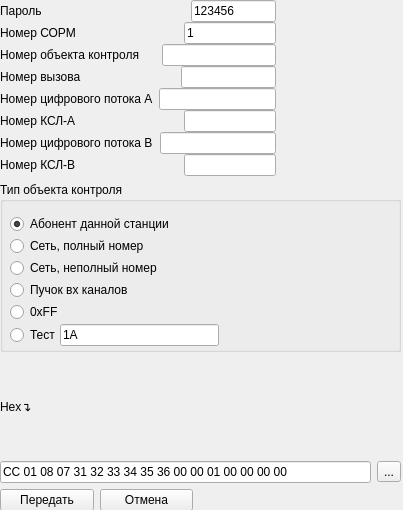
<?xml version="1.0" encoding="UTF-8"?>
<ui version="4.0">
 <class>form_command_8</class>
 <widget class="QWidget" name="form_command_8">
  <property name="geometry">
   <rect>
    <x>0</x>
    <y>0</y>
    <width>403</width>
    <height>510</height>
   </rect>
  </property>
  <property name="windowTitle">
   <string>Команда № 8 «Освобождение КСЛ»</string>
  </property>
  <widget class="QWidget" name="layoutWidget">
   <property name="geometry">
    <rect>
     <x>0</x>
     <y>0</y>
     <width>401</width>
     <height>511</height>
    </rect>
   </property>
   <layout class="QVBoxLayout" name="verticalLayout_2">
    <item>
     <layout class="QVBoxLayout" name="verticalLayout_3">
      <property name="spacing">
       <number>0</number>
      </property>
      <item>
       <layout class="QHBoxLayout" name="horizontalLayout">
        <property name="spacing">
         <number>149</number>
        </property>
        <property name="rightMargin">
         <number>125</number>
        </property>
        <item>
         <widget class="QLabel" name="label">
          <property name="text">
           <string>Пароль</string>
          </property>
         </widget>
        </item>
        <item>
         <widget class="QLineEdit" name="lineEdit">
          <property name="text">
           <string>123456</string>
          </property>
         </widget>
        </item>
       </layout>
      </item>
      <item>
       <layout class="QHBoxLayout" name="horizontalLayout_2">
        <property name="spacing">
         <number>108</number>
        </property>
        <property name="rightMargin">
         <number>125</number>
        </property>
        <item>
         <widget class="QLabel" name="label_2">
          <property name="text">
           <string>Номер СОРМ</string>
          </property>
         </widget>
        </item>
        <item>
         <widget class="QLineEdit" name="lineEdit_2">
          <property name="text">
           <string>1</string>
          </property>
         </widget>
        </item>
       </layout>
      </item>
      <item>
       <layout class="QHBoxLayout" name="horizontalLayout_3">
        <property name="spacing">
         <number>22</number>
        </property>
        <property name="rightMargin">
         <number>125</number>
        </property>
        <item>
         <widget class="QLabel" name="label_3">
          <property name="text">
           <string>Номер объекта контроля</string>
          </property>
         </widget>
        </item>
        <item>
         <widget class="QLineEdit" name="lineEdit_3">
          <property name="text">
           <string/>
          </property>
         </widget>
        </item>
       </layout>
      </item>
      <item>
       <layout class="QHBoxLayout" name="horizontalLayout_5">
        <property name="spacing">
         <number>100</number>
        </property>
        <property name="rightMargin">
         <number>125</number>
        </property>
        <item>
         <widget class="QLabel" name="label_5">
          <property name="text">
           <string>Номер вызова</string>
          </property>
         </widget>
        </item>
        <item>
         <widget class="QLineEdit" name="lineEdit_5">
          <property name="text">
           <string/>
          </property>
         </widget>
        </item>
       </layout>
      </item>
      <item>
       <layout class="QHBoxLayout" name="horizontalLayout_8">
        <property name="spacing">
         <number>6</number>
        </property>
        <property name="rightMargin">
         <number>125</number>
        </property>
        <item>
         <widget class="QLabel" name="label_8">
          <property name="text">
           <string>Номер цифрового потока А</string>
          </property>
         </widget>
        </item>
        <item>
         <widget class="QLineEdit" name="lineEdit_8"/>
        </item>
       </layout>
      </item>
      <item>
       <layout class="QHBoxLayout" name="horizontalLayout_11">
        <property name="spacing">
         <number>108</number>
        </property>
        <property name="rightMargin">
         <number>125</number>
        </property>
        <item>
         <widget class="QLabel" name="label_10">
          <property name="text">
           <string>Номер КСЛ-А</string>
          </property>
         </widget>
        </item>
        <item>
         <widget class="QLineEdit" name="lineEdit_10"/>
        </item>
       </layout>
      </item>
      <item>
       <layout class="QHBoxLayout" name="horizontalLayout_9">
        <property name="spacing">
         <number>7</number>
        </property>
        <property name="rightMargin">
         <number>125</number>
        </property>
        <item>
         <widget class="QLabel" name="label_9">
          <property name="text">
           <string>Номер цифрового потока В</string>
          </property>
         </widget>
        </item>
        <item>
         <widget class="QLineEdit" name="lineEdit_9"/>
        </item>
       </layout>
      </item>
      <item>
       <layout class="QHBoxLayout" name="horizontalLayout_12">
        <property name="spacing">
         <number>108</number>
        </property>
        <property name="rightMargin">
         <number>125</number>
        </property>
        <item>
         <widget class="QLabel" name="label_11">
          <property name="text">
           <string>Номер КСЛ-В</string>
          </property>
         </widget>
        </item>
        <item>
         <widget class="QLineEdit" name="lineEdit_11"/>
        </item>
       </layout>
      </item>
     </layout>
    </item>
    <item>
     <widget class="QGroupBox" name="groupBox">
      <property name="minimumSize">
       <size>
        <width>0</width>
        <height>170</height>
       </size>
      </property>
      <property name="title">
       <string>Тип объекта контроля</string>
      </property>
      <widget class="QWidget" name="layoutWidget_4">
       <property name="geometry">
        <rect>
         <x>10</x>
         <y>30</y>
         <width>209</width>
         <height>141</height>
        </rect>
       </property>
       <layout class="QVBoxLayout" name="verticalLayout">
        <property name="spacing">
         <number>0</number>
        </property>
        <item>
         <widget class="QRadioButton" name="radioButton">
          <property name="text">
           <string>Абонент данной станции</string>
          </property>
          <property name="checked">
           <bool>true</bool>
          </property>
         </widget>
        </item>
        <item>
         <widget class="QRadioButton" name="radioButton_2">
          <property name="text">
           <string>Сеть, полный номер</string>
          </property>
         </widget>
        </item>
        <item>
         <widget class="QRadioButton" name="radioButton_3">
          <property name="text">
           <string>Сеть, неполный номер</string>
          </property>
         </widget>
        </item>
        <item>
         <widget class="QRadioButton" name="radioButton_4">
          <property name="text">
           <string>Пучок вх каналов</string>
          </property>
         </widget>
        </item>
        <item>
         <widget class="QRadioButton" name="radioButton_5">
          <property name="text">
           <string>0xFF</string>
          </property>
         </widget>
        </item>
        <item>
         <layout class="QHBoxLayout" name="horizontalLayout_4">
          <item>
           <widget class="QRadioButton" name="radioButton_6">
            <property name="text">
             <string>Тест</string>
            </property>
           </widget>
          </item>
          <item>
           <widget class="QLineEdit" name="lineEdit_4">
            <property name="text">
             <string>1A</string>
            </property>
           </widget>
          </item>
         </layout>
        </item>
       </layout>
      </widget>
     </widget>
    </item>
    <item>
     <widget class="QLabel" name="label_7">
      <property name="text">
       <string>Hex↴</string>
      </property>
     </widget>
    </item>
    <item>
     <layout class="QHBoxLayout" name="horizontalLayout_7">
      <item>
       <widget class="QLineEdit" name="lineEdit_7">
        <property name="text">
         <string>CC 01 08 07 31 32 33 34 35 36 00 00 01 00 00 00 00 </string>
        </property>
       </widget>
      </item>
      <item>
       <widget class="QToolButton" name="toolButton">
        <property name="text">
         <string>...</string>
        </property>
       </widget>
      </item>
     </layout>
    </item>
    <item>
     <layout class="QHBoxLayout" name="horizontalLayout_10">
      <property name="rightMargin">
       <number>208</number>
      </property>
      <item>
       <widget class="QPushButton" name="pushButton">
        <property name="text">
         <string>Передать</string>
        </property>
       </widget>
      </item>
      <item>
       <widget class="QPushButton" name="pushButton_2">
        <property name="text">
         <string>Отмена</string>
        </property>
       </widget>
      </item>
     </layout>
    </item>
   </layout>
  </widget>
 </widget>
 <resources/>
 <connections/>
</ui>
